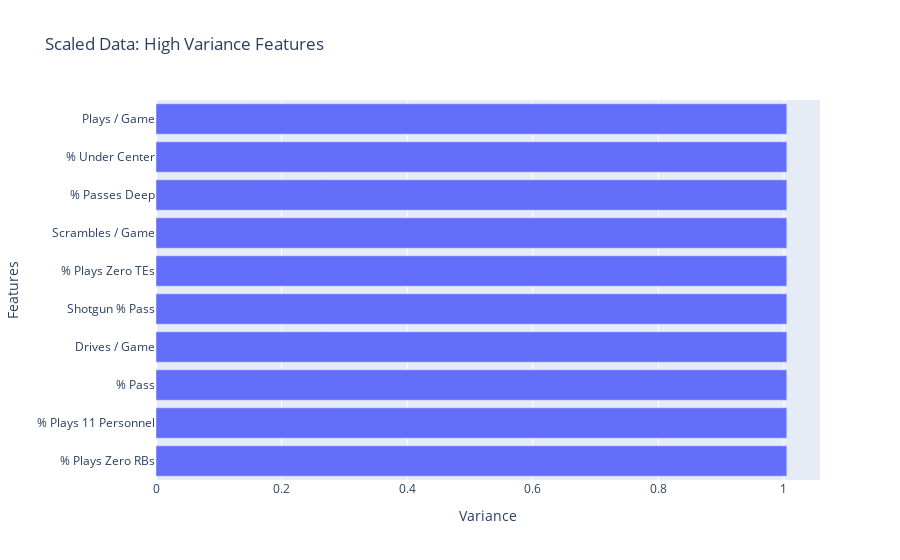

This figure's notebook cell:
### Code cell
''' Variance of Scaled / Transformed Data '''

# Calculate variance, get 10 largest features
top_ten_variance = scaled_data_df.var().sort_values().tail(10)

# Create horizontal bar chart of `top_ten_var`
fig = px.bar(
    x=top_ten_variance,
    y=top_ten_variance.index,
    title="Scaled Data: High Variance Features"
)
fig.update_layout(xaxis_title="Variance", yaxis_title="Features")
fig.show()

### Figure 1 — Plotly figure (JSON) as saved in the notebook; plotly's stock layout.template omitted (floating-point values rounded to 4 significant figures)
{"data": [{"hovertemplate": "x=%{x}<br>y=%{y}<extra></extra>", "legendgroup": "", "marker": {"color": "#636efa", "pattern": {"shape": ""}}, "name": "", "orientation": "h", "showlegend": false, "textposition": "auto", "type": "bar", "x": [1.004, 1.004, 1.004, 1.004, 1.004, 1.004, 1.004, 1.004, 1.004, 1.004], "xaxis": "x", "y": ["% Plays Zero RBs", "% Plays 11 Personnel", "% Pass", "Drives / Game", "Shotgun % Pass", "% Plays Zero TEs", "Scrambles / Game", "% Passes Deep", "% Under Center", "Plays / Game"], "yaxis": "y"}], "layout": {"barmode": "relative", "legend": {"tracegroupgap": 0}, "title": {"text": "Scaled Data: High Variance Features"}, "xaxis": {"anchor": "y", "domain": [0, 1], "title": {"text": "Variance"}}, "yaxis": {"anchor": "x", "domain": [0, 1], "title": {"text": "Features"}}}}
